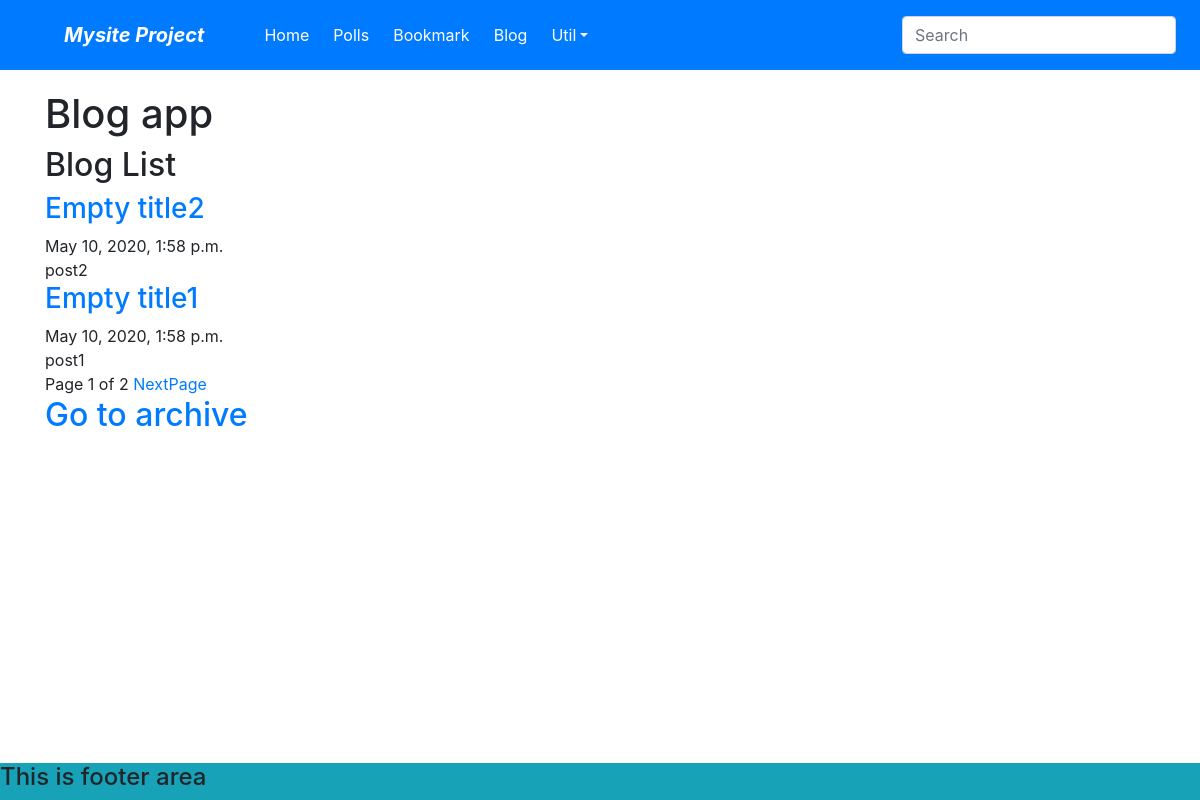
The page /blog/ on the database as committed earlier.
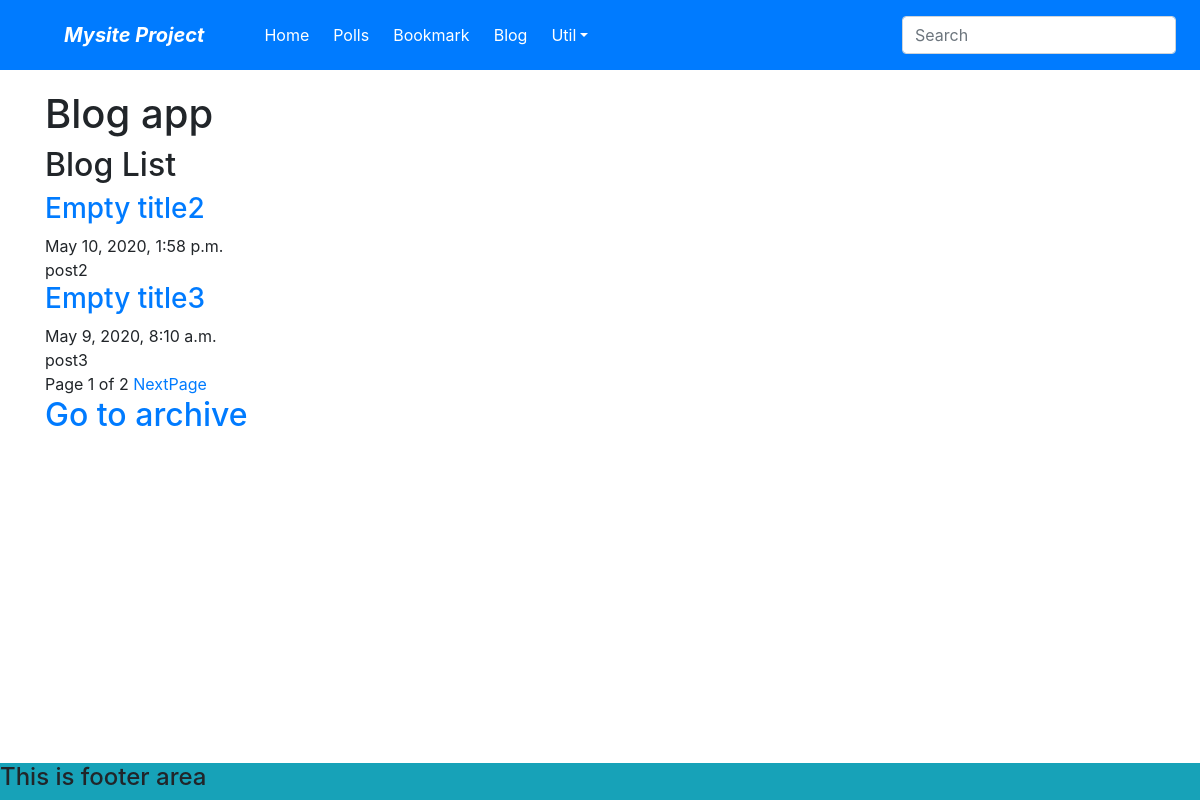
The same page on the database as committed later.
### blog/models.py (models this page shows, shortened)
class Post(models.Model):
    title = models.CharField(verbose_name='Post_Title', max_length=100, default="Empty title", blank=True)
    slug = models.SlugField(verbose_name='SLUG', unique=True, allow_unicode=True,\
        help_text='one word for title alias.')
    description = models.CharField(verbose_name='Description', max_length=100, blank=True, help_text= 'simple \
        description text.')
    content = models.TextField('CONTENT')
    create_dt = models.DateTimeField('CREATE DATE', auto_now_add=True)
    modify_dt = models.DateTimeField('MODIFIED DATE', auto_now=False)
    class Meta:
        verbose_name = 'posting'
        verbose_name_plural = 'postings'
        db_table = 'blog_posts'
        ordering = ('-modify_dt',)

### blog/views.py (the view)
# urls.py: path('', PostLV.as_view(), name='index'),
class PostLV(ListView):
    model = Post
    template_name = 'blog/post_all.html'
    context_object_name = 'posts'
    paginate_by = 2

### blog/templates/blog/post_all.html (shortened to what this page needs)
{% extends 'home.html' %}
{% block content %}
    {% include 'blog/blogbase.html' %}
    <h2>Blog List</h2>
    {% for p in posts %}
        <h3><a href="{% url 'blog:post_detail' slug=p.slug %}">{{p.title}}</a></h3>
        {{p.modify_dt}}<br/>
        {{p.description}}<br/>
    {% endfor %}
    <div>
        <span>
            Page {{page_obj.number}} of {{page_obj.paginator.num_pages}}
            {% if page_obj.has_next %}
                <a href="?page={{page_obj.next_page_number}}">NextPage</a>
            {% endif %}
        </span>
    </div>
    <h2><a href="{% url 'blog:post_archive' %}">Go to archive</a></h2>
{% endblock %}

Rows that differ between the two databases and show on the page:
no longer on this page (row edited): Post: title "Empty title1", modify_dt "May 10, 2020, 1:58 p.m.", description "post1"
added Post: title "Empty title3", modify_dt "May 9, 2020, 8:10 a.m.", description "post3"
